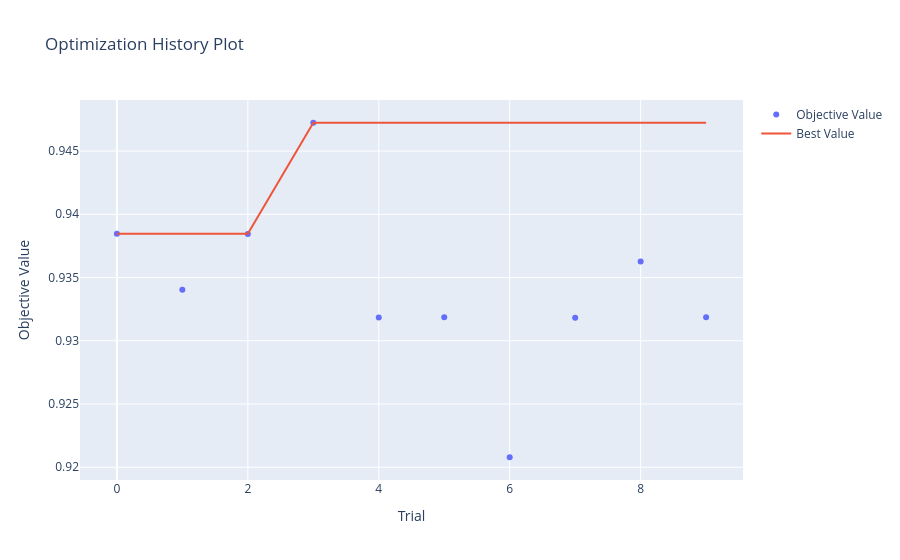

Notebook cell for this chart:
### Code cell
optuna.visualization.plot_optimization_history(study_rf_10)

### Figure 1 — Plotly figure (JSON) as saved in the notebook; plotly's stock layout.template omitted (floating-point values rounded to 4 significant figures)
{"data": [{"mode": "markers", "name": "Objective Value", "type": "scatter", "x": [0, 1, 2, 3, 4, 5, 6, 7, 8, 9], "y": [0.9385, 0.934, 0.9384, 0.9472, 0.9318, 0.9319, 0.9208, 0.9318, 0.9363, 0.9319]}, {"mode": "lines", "name": "Best Value", "type": "scatter", "x": [0, 1, 2, 3, 4, 5, 6, 7, 8, 9], "y": [0.9385, 0.9385, 0.9385, 0.9472, 0.9472, 0.9472, 0.9472, 0.9472, 0.9472, 0.9472]}, {"marker": {"color": "#cccccc"}, "mode": "markers", "name": "Infeasible Trial", "showlegend": false, "type": "scatter", "x": [], "y": []}], "layout": {"title": {"text": "Optimization History Plot"}, "xaxis": {"title": {"text": "Trial"}}, "yaxis": {"title": {"text": "Objective Value"}}}}
